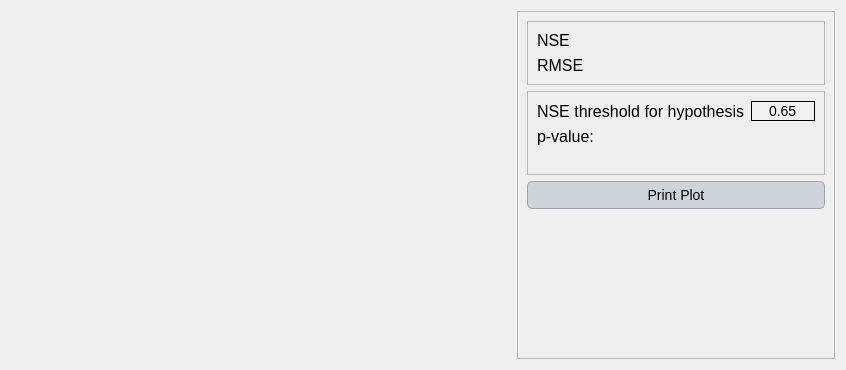
<?xml version="1.0" encoding="UTF-8"?>
<ui version="4.0">
 <class>Dialog</class>
 <widget class="QDialog" name="Dialog">
  <property name="geometry">
   <rect>
    <x>0</x>
    <y>0</y>
    <width>842</width>
    <height>370</height>
   </rect>
  </property>
  <property name="windowTitle">
   <string>Dialog</string>
  </property>
  <property name="styleSheet">
   <string notr="true">QLabel {
    font-family: 'Georgia'; /* Cambiar la fuente a Georgia */
    font-size: 16px; /* Cambiar el tamaño de la fuente */
    color: #000000; /* Color del texto (blanco) */
}

QLineEdit {
    font-family: 'Georgia'; /* Cambiar la fuente a Georgia */
    font-size: 14px; /* Cambiar el tamaño de la fuente */
    color: #000000; /* Color del texto (blanco) */
    background-color: #f0f0f0; /* Color de fondo del QLineEdit */
    border: 1px solid #000000; /* Borde blanco */
}

QComboBox {
    font-family: 'Georgia'; /* Cambiar la fuente a Georgia */
    font-size: 14px; /* Cambiar el tamaño de la fuente */
    color: #000000; /* Color del texto (blanco) */
    background-color: #cfd4da; /* Fondo oscuro del ComboBox */
}

QRadioButton {
    font-family: 'Georgia'; /* Cambiar la fuente a Georgia */
    font-size: 14px; /* Cambiar el tamaño de la fuente */
    color: #000000; /* Color del texto (blanco) */
}

QCheckBox {
    font-family: 'Georgia'; /* Cambiar la fuente a Georgia */
    font-size: 14px; /* Cambiar el tamaño de la fuente */
    color: #000000; /* Color del texto (blanco) */
}

/* Cambiar la fuente y estilo de los QPushButton */
QPushButton {
    font-family: 'Georgia'; /* Cambiar la fuente */
    font-size: 14px; /* Cambiar el tamaño de la fuente */
    color: #000000; /* Color del texto negro */
    background-color: #cfd4da; /* Fondo gris claro */
    border: 1px solid #a1a6ad; /* Borde gris medio */
    border-radius: 5px; /* Bordes redondeados */
    padding: 5px; /* Espaciado interno */
}

/* Estilo cuando el ratón pasa sobre el botón */
QPushButton:hover {
    color: #000000; /* Mantener el texto negro */
    background-color: #b7bcc3; /* Fondo gris un poco más oscuro al pasar el mouse */
}

/* Estilo cuando el botón está presionado */
QPushButton:pressed {
    background-color: #a6acb3; /* Fondo ligeramente más oscuro al presionar */
    color: #000000; /* Mantener el texto negro cuando se presiona */
}



/* Estilo general para QTableWidget y QTableView */
QTableWidget, QTableView {
    font-family: 'Georgia'; /* Cambiar la fuente a Georgia */
    font-size: 14px; /* Tamaño de la fuente */
    color: #000000; /* Color del texto negro */
    background-color: #e6e9ed; /* Fondo gris claro para la tabla */
    gridline-color: #a1a6ad; /* Color de las líneas de la tabla (gris medio) */
    selection-background-color: #b7bcc3; /* Color de fondo cuando se selecciona una celda (gris suave) */
    selection-color: #000000; /* Color del texto cuando la celda está seleccionada (negro) */
}

/* Estilo para el encabezado horizontal de la tabla */
QHeaderView::section {
    font-family: 'Georgia'; /* Cambiar la fuente a Georgia */
    font-size: 14px; /* Tamaño de la fuente */
    color: #000000; /* Color del texto negro */
    background-color: #cfd4da; /* Fondo gris claro del encabezado */
    border: 1px solid #a1a6ad; /* Borde gris medio entre las secciones */
    padding: 4px; /* Espaciado interno en el encabezado */
}

/* Estilo para las celdas de la tabla al pasar el mouse */
QTableWidget::item:hover, QTableView::item:hover {
    background-color: #b7bcc3; /* Fondo gris suave al pasar el mouse */
    color: #000000; /* Mantener el texto negro */
}

/* Estilo para las celdas cuando están seleccionadas */
QTableWidget::item:selected, QTableView::item:selected {
    background-color: #a6acb3; /* Fondo gris intermedio cuando está seleccionado */
    color: #000000; /* Texto negro cuando está seleccionado */
}

/* Ajustar el tamaño de las celdas */
QTableWidget::item, QTableView::item {
    padding: 4px; /* Espaciado interno de las celdas */
}

/* Estilo para el borde inferior de la tabla */
QTableCornerButton::section {
    background-color: #cfd4da; /* Fondo del botón de esquina */
    border: 1px solid #a1a6ad; /* Borde gris medio del botón de esquina */
}</string>
  </property>
  <layout class="QGridLayout" name="gridLayout">
   <item row="0" column="0">
    <widget class="QFrame" name="frame">
     <property name="minimumSize">
      <size>
       <width>500</width>
       <height>0</height>
      </size>
     </property>
     <property name="frameShape">
      <enum>QFrame::NoFrame</enum>
     </property>
     <property name="frameShadow">
      <enum>QFrame::Raised</enum>
     </property>
    </widget>
   </item>
   <item row="0" column="1">
    <widget class="QFrame" name="frame_2">
     <property name="frameShape">
      <enum>QFrame::StyledPanel</enum>
     </property>
     <property name="frameShadow">
      <enum>QFrame::Raised</enum>
     </property>
     <layout class="QGridLayout" name="gridLayout_4">
      <item row="3" column="0">
       <spacer name="verticalSpacer">
        <property name="orientation">
         <enum>Qt::Vertical</enum>
        </property>
        <property name="sizeHint" stdset="0">
         <size>
          <width>20</width>
          <height>40</height>
         </size>
        </property>
       </spacer>
      </item>
      <item row="1" column="0">
       <widget class="QFrame" name="frame_4">
        <property name="frameShape">
         <enum>QFrame::StyledPanel</enum>
        </property>
        <property name="frameShadow">
         <enum>QFrame::Raised</enum>
        </property>
        <layout class="QGridLayout" name="gridLayout_3">
         <item row="1" column="0">
          <widget class="QLabel" name="p_value">
           <property name="text">
            <string>p-value:</string>
           </property>
          </widget>
         </item>
         <item row="0" column="0">
          <layout class="QHBoxLayout" name="horizontalLayout_5">
           <item>
            <widget class="QLabel" name="label_6">
             <property name="text">
              <string>NSE threshold for hypothesis</string>
             </property>
            </widget>
           </item>
           <item>
            <widget class="QLineEdit" name="nash">
             <property name="minimumSize">
              <size>
               <width>64</width>
               <height>0</height>
              </size>
             </property>
             <property name="text">
              <string>0.65</string>
             </property>
             <property name="alignment">
              <set>Qt::AlignCenter</set>
             </property>
            </widget>
           </item>
          </layout>
         </item>
         <item row="2" column="0">
          <widget class="QLabel" name="label">
           <property name="font">
            <font>
             <family>Georgia</family>
             <pointsize>8</pointsize>
            </font>
           </property>
           <property name="styleSheet">
            <string notr="true">    QLabel {
        font-family: Georgia;
        font-size: 8pt;
    }</string>
           </property>
           <property name="text">
            <string/>
           </property>
          </widget>
         </item>
        </layout>
       </widget>
      </item>
      <item row="2" column="0">
       <widget class="QPushButton" name="print_graph">
        <property name="text">
         <string>Print Plot</string>
        </property>
       </widget>
      </item>
      <item row="0" column="0">
       <widget class="QFrame" name="frame_3">
        <property name="frameShape">
         <enum>QFrame::StyledPanel</enum>
        </property>
        <property name="frameShadow">
         <enum>QFrame::Raised</enum>
        </property>
        <layout class="QGridLayout" name="gridLayout_2">
         <item row="0" column="0" colspan="2">
          <widget class="QLabel" name="label_3">
           <property name="text">
            <string>NSE</string>
           </property>
           <property name="alignment">
            <set>Qt::AlignLeading|Qt::AlignLeft|Qt::AlignVCenter</set>
           </property>
          </widget>
         </item>
         <item row="1" column="0" colspan="2">
          <widget class="QLabel" name="label_7">
           <property name="text">
            <string>RMSE</string>
           </property>
           <property name="alignment">
            <set>Qt::AlignLeading|Qt::AlignLeft|Qt::AlignVCenter</set>
           </property>
          </widget>
         </item>
        </layout>
       </widget>
      </item>
     </layout>
    </widget>
   </item>
  </layout>
 </widget>
 <resources/>
 <connections/>
</ui>
